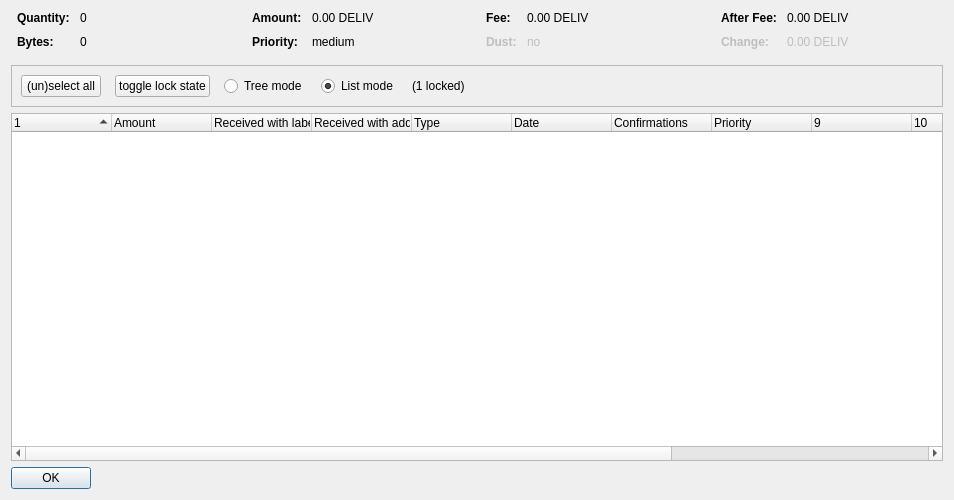
<?xml version="1.0" encoding="UTF-8"?>
<ui version="4.0">
 <class>CoinControlDialog</class>
 <widget class="QDialog" name="CoinControlDialog">
  <property name="geometry">
   <rect>
    <x>0</x>
    <y>0</y>
    <width>954</width>
    <height>500</height>
   </rect>
  </property>
  <property name="windowTitle">
   <string>Coin Selection</string>
  </property>
  <layout class="QVBoxLayout" name="verticalLayout">
   <item>
    <layout class="QHBoxLayout" name="horizontalLayoutTop" stretch="0,0,0,0">
     <property name="topMargin">
      <number>0</number>
     </property>
     <property name="bottomMargin">
      <number>10</number>
     </property>
     <item>
      <layout class="QFormLayout" name="formLayoutCoinControl1">
       <property name="horizontalSpacing">
        <number>10</number>
       </property>
       <property name="verticalSpacing">
        <number>10</number>
       </property>
       <property name="leftMargin">
        <number>6</number>
       </property>
       <property name="rightMargin">
        <number>6</number>
       </property>
       <item row="0" column="0">
        <widget class="QLabel" name="labelCoinControlQuantityText">
         <property name="font">
          <font>
           <weight>75</weight>
           <bold>true</bold>
          </font>
         </property>
         <property name="text">
          <string>Quantity:</string>
         </property>
        </widget>
       </item>
       <item row="0" column="1">
        <widget class="QLabel" name="labelCoinControlQuantity">
         <property name="cursor">
          <cursorShape>IBeamCursor</cursorShape>
         </property>
         <property name="contextMenuPolicy">
          <enum>Qt::ActionsContextMenu</enum>
         </property>
         <property name="text">
          <string notr="true">0</string>
         </property>
         <property name="textInteractionFlags">
          <set>Qt::LinksAccessibleByMouse|Qt::TextSelectableByKeyboard|Qt::TextSelectableByMouse</set>
         </property>
        </widget>
       </item>
       <item row="1" column="0">
        <widget class="QLabel" name="labelCoinControlBytesText">
         <property name="font">
          <font>
           <weight>75</weight>
           <bold>true</bold>
          </font>
         </property>
         <property name="text">
          <string>Bytes:</string>
         </property>
        </widget>
       </item>
       <item row="1" column="1">
        <widget class="QLabel" name="labelCoinControlBytes">
         <property name="cursor">
          <cursorShape>IBeamCursor</cursorShape>
         </property>
         <property name="contextMenuPolicy">
          <enum>Qt::ActionsContextMenu</enum>
         </property>
         <property name="text">
          <string notr="true">0</string>
         </property>
         <property name="textInteractionFlags">
          <set>Qt::LinksAccessibleByMouse|Qt::TextSelectableByKeyboard|Qt::TextSelectableByMouse</set>
         </property>
        </widget>
       </item>
      </layout>
     </item>
     <item>
      <layout class="QFormLayout" name="formLayoutCoinControl2">
       <property name="horizontalSpacing">
        <number>10</number>
       </property>
       <property name="verticalSpacing">
        <number>10</number>
       </property>
       <property name="leftMargin">
        <number>6</number>
       </property>
       <property name="rightMargin">
        <number>6</number>
       </property>
       <item row="0" column="0">
        <widget class="QLabel" name="labelCoinControlAmountText">
         <property name="font">
          <font>
           <weight>75</weight>
           <bold>true</bold>
          </font>
         </property>
         <property name="text">
          <string>Amount:</string>
         </property>
        </widget>
       </item>
       <item row="0" column="1">
        <widget class="QLabel" name="labelCoinControlAmount">
         <property name="cursor">
          <cursorShape>IBeamCursor</cursorShape>
         </property>
         <property name="contextMenuPolicy">
          <enum>Qt::ActionsContextMenu</enum>
         </property>
         <property name="text">
          <string notr="true">0.00 DELIV</string>
         </property>
         <property name="textInteractionFlags">
          <set>Qt::LinksAccessibleByMouse|Qt::TextSelectableByKeyboard|Qt::TextSelectableByMouse</set>
         </property>
        </widget>
       </item>
       <item row="1" column="0">
        <widget class="QLabel" name="labelCoinControlPriorityText">
         <property name="font">
          <font>
           <weight>75</weight>
           <bold>true</bold>
          </font>
         </property>
         <property name="text">
          <string>Priority:</string>
         </property>
        </widget>
       </item>
       <item row="1" column="1">
        <widget class="QLabel" name="labelCoinControlPriority">
         <property name="cursor">
          <cursorShape>IBeamCursor</cursorShape>
         </property>
         <property name="contextMenuPolicy">
          <enum>Qt::ActionsContextMenu</enum>
         </property>
         <property name="text">
          <string>medium</string>
         </property>
         <property name="textInteractionFlags">
          <set>Qt::LinksAccessibleByMouse|Qt::TextSelectableByKeyboard|Qt::TextSelectableByMouse</set>
         </property>
        </widget>
       </item>
      </layout>
     </item>
     <item>
      <layout class="QFormLayout" name="formLayoutCoinControl3">
       <property name="horizontalSpacing">
        <number>10</number>
       </property>
       <property name="verticalSpacing">
        <number>10</number>
       </property>
       <property name="leftMargin">
        <number>6</number>
       </property>
       <property name="rightMargin">
        <number>6</number>
       </property>
       <item row="0" column="0">
        <widget class="QLabel" name="labelCoinControlFeeText">
         <property name="font">
          <font>
           <weight>75</weight>
           <bold>true</bold>
          </font>
         </property>
         <property name="text">
          <string>Fee:</string>
         </property>
        </widget>
       </item>
       <item row="0" column="1">
        <widget class="QLabel" name="labelCoinControlFee">
         <property name="cursor">
          <cursorShape>IBeamCursor</cursorShape>
         </property>
         <property name="contextMenuPolicy">
          <enum>Qt::ActionsContextMenu</enum>
         </property>
         <property name="text">
          <string notr="true">0.00 DELIV</string>
         </property>
         <property name="textInteractionFlags">
          <set>Qt::LinksAccessibleByMouse|Qt::TextSelectableByKeyboard|Qt::TextSelectableByMouse</set>
         </property>
        </widget>
       </item>
       <item row="1" column="0">
        <widget class="QLabel" name="labelCoinControlLowOutputText">
         <property name="enabled">
          <bool>false</bool>
         </property>
         <property name="font">
          <font>
           <weight>75</weight>
           <bold>true</bold>
          </font>
         </property>
         <property name="text">
          <string>Dust:</string>
         </property>
        </widget>
       </item>
       <item row="1" column="1">
        <widget class="QLabel" name="labelCoinControlLowOutput">
         <property name="enabled">
          <bool>false</bool>
         </property>
         <property name="cursor">
          <cursorShape>IBeamCursor</cursorShape>
         </property>
         <property name="contextMenuPolicy">
          <enum>Qt::ActionsContextMenu</enum>
         </property>
         <property name="text">
          <string>no</string>
         </property>
         <property name="textInteractionFlags">
          <set>Qt::LinksAccessibleByMouse|Qt::TextSelectableByKeyboard|Qt::TextSelectableByMouse</set>
         </property>
        </widget>
       </item>
      </layout>
     </item>
     <item>
      <layout class="QFormLayout" name="formLayoutCoinControl4">
       <property name="horizontalSpacing">
        <number>10</number>
       </property>
       <property name="verticalSpacing">
        <number>10</number>
       </property>
       <property name="leftMargin">
        <number>6</number>
       </property>
       <property name="rightMargin">
        <number>6</number>
       </property>
       <item row="0" column="0">
        <widget class="QLabel" name="labelCoinControlAfterFeeText">
         <property name="font">
          <font>
           <weight>75</weight>
           <bold>true</bold>
          </font>
         </property>
         <property name="text">
          <string>After Fee:</string>
         </property>
        </widget>
       </item>
       <item row="0" column="1">
        <widget class="QLabel" name="labelCoinControlAfterFee">
         <property name="cursor">
          <cursorShape>IBeamCursor</cursorShape>
         </property>
         <property name="contextMenuPolicy">
          <enum>Qt::ActionsContextMenu</enum>
         </property>
         <property name="text">
          <string notr="true">0.00 DELIV</string>
         </property>
         <property name="textInteractionFlags">
          <set>Qt::LinksAccessibleByMouse|Qt::TextSelectableByKeyboard|Qt::TextSelectableByMouse</set>
         </property>
        </widget>
       </item>
       <item row="1" column="0">
        <widget class="QLabel" name="labelCoinControlChangeText">
         <property name="enabled">
          <bool>false</bool>
         </property>
         <property name="font">
          <font>
           <weight>75</weight>
           <bold>true</bold>
          </font>
         </property>
         <property name="text">
          <string>Change:</string>
         </property>
        </widget>
       </item>
       <item row="1" column="1">
        <widget class="QLabel" name="labelCoinControlChange">
         <property name="enabled">
          <bool>false</bool>
         </property>
         <property name="cursor">
          <cursorShape>IBeamCursor</cursorShape>
         </property>
         <property name="contextMenuPolicy">
          <enum>Qt::ActionsContextMenu</enum>
         </property>
         <property name="text">
          <string notr="true">0.00 DELIV</string>
         </property>
         <property name="textInteractionFlags">
          <set>Qt::LinksAccessibleByMouse|Qt::TextSelectableByKeyboard|Qt::TextSelectableByMouse</set>
         </property>
        </widget>
       </item>
      </layout>
     </item>
    </layout>
   </item>
   <item>
    <widget class="QFrame" name="frame">
     <property name="minimumSize">
      <size>
       <width>0</width>
       <height>40</height>
      </size>
     </property>
     <property name="frameShape">
      <enum>QFrame::StyledPanel</enum>
     </property>
     <property name="frameShadow">
      <enum>QFrame::Sunken</enum>
     </property>
     <layout class="QHBoxLayout" name="horizontalLayout">
      <item>
       <layout class="QHBoxLayout" name="horizontalLayoutPanel" stretch="0,0,0,0,0,0">
        <property name="spacing">
         <number>14</number>
        </property>
        <item>
         <widget class="QPushButton" name="pushButtonSelectAll">
          <property name="sizePolicy">
           <sizepolicy hsizetype="Maximum" vsizetype="Fixed">
            <horstretch>0</horstretch>
            <verstretch>0</verstretch>
           </sizepolicy>
          </property>
          <property name="text">
           <string>(un)select all</string>
          </property>
          <property name="autoDefault">
           <bool>false</bool>
          </property>
         </widget>
        </item>
        <item>
         <widget class="QPushButton" name="pushButtonToggleLock">
          <property name="sizePolicy">
           <sizepolicy hsizetype="Maximum" vsizetype="Fixed">
            <horstretch>0</horstretch>
            <verstretch>0</verstretch>
           </sizepolicy>
          </property>
          <property name="text">
           <string>toggle lock state</string>
          </property>
          <property name="autoDefault">
           <bool>false</bool>
          </property>
         </widget>
        </item>
        <item>
         <widget class="QRadioButton" name="radioTreeMode">
          <property name="sizePolicy">
           <sizepolicy hsizetype="Maximum" vsizetype="Fixed">
            <horstretch>0</horstretch>
            <verstretch>0</verstretch>
           </sizepolicy>
          </property>
          <property name="text">
           <string>Tree mode</string>
          </property>
         </widget>
        </item>
        <item>
         <widget class="QRadioButton" name="radioListMode">
          <property name="sizePolicy">
           <sizepolicy hsizetype="Maximum" vsizetype="Fixed">
            <horstretch>0</horstretch>
            <verstretch>0</verstretch>
           </sizepolicy>
          </property>
          <property name="text">
           <string>List mode</string>
          </property>
          <property name="checked">
           <bool>true</bool>
          </property>
         </widget>
        </item>
        <item>
         <widget class="QLabel" name="labelLocked">
          <property name="text">
           <string>(1 locked)</string>
          </property>
         </widget>
        </item>
        <item>
         <spacer name="horizontalSpacer">
          <property name="orientation">
           <enum>Qt::Horizontal</enum>
          </property>
          <property name="sizeHint" stdset="0">
           <size>
            <width>40</width>
            <height>20</height>
           </size>
          </property>
         </spacer>
        </item>
       </layout>
      </item>
     </layout>
    </widget>
   </item>
   <item>
    <widget class="CoinControlTreeWidget" name="treeWidget">
     <property name="contextMenuPolicy">
      <enum>Qt::CustomContextMenu</enum>
     </property>
     <property name="sortingEnabled">
      <bool>false</bool>
     </property>
     <property name="columnCount">
      <number>13</number>
     </property>
     <attribute name="headerShowSortIndicator" stdset="0">
      <bool>true</bool>
     </attribute>
     <attribute name="headerStretchLastSection">
      <bool>false</bool>
     </attribute>
     <column>
      <property name="text">
       <string/>
      </property>
     </column>
     <column>
      <property name="text">
       <string>Amount</string>
      </property>
     </column>
     <column>
      <property name="text">
       <string>Received with label</string>
      </property>
     </column>
     <column>
      <property name="text">
       <string>Received with address</string>
      </property>
     </column>
     <column>
      <property name="text">
	<string>Type</string>
      </property>
     </column>
     <column>
      <property name="text">	 
       <string>Date</string>
      </property>
     </column>
     <column>
      <property name="text">
       <string>Confirmations</string>
      </property>
      <property name="toolTip">
       <string>Confirmed</string>
      </property>
     </column>
     <column>
      <property name="text">
       <string>Priority</string>
      </property>
     </column>
     <column>
      <property name="text">
       <string/>
      </property>
     </column>
     <column>
      <property name="text">
       <string/>
      </property>
     </column>
     <column>
      <property name="text">
       <string/>
      </property>
     </column>
     <column>
      <property name="text">
       <string/>
      </property>
     </column>
     <column>
      <property name="text">
       <string/>
      </property>
     </column>
    </widget>
   </item>
   <item>
    <widget class="QDialogButtonBox" name="buttonBox">
     <property name="sizePolicy">
      <sizepolicy hsizetype="Maximum" vsizetype="Fixed">
       <horstretch>0</horstretch>
       <verstretch>0</verstretch>
      </sizepolicy>
     </property>
     <property name="orientation">
      <enum>Qt::Horizontal</enum>
     </property>
     <property name="standardButtons">
      <set>QDialogButtonBox::Ok</set>
     </property>
    </widget>
   </item>
  </layout>
 </widget>
 <customwidgets>
  <customwidget>
   <class>CoinControlTreeWidget</class>
   <extends>QTreeWidget</extends>
   <header>coincontroltreewidget.h</header>
  </customwidget>
 </customwidgets>
 <resources/>
 <connections/>
</ui>
